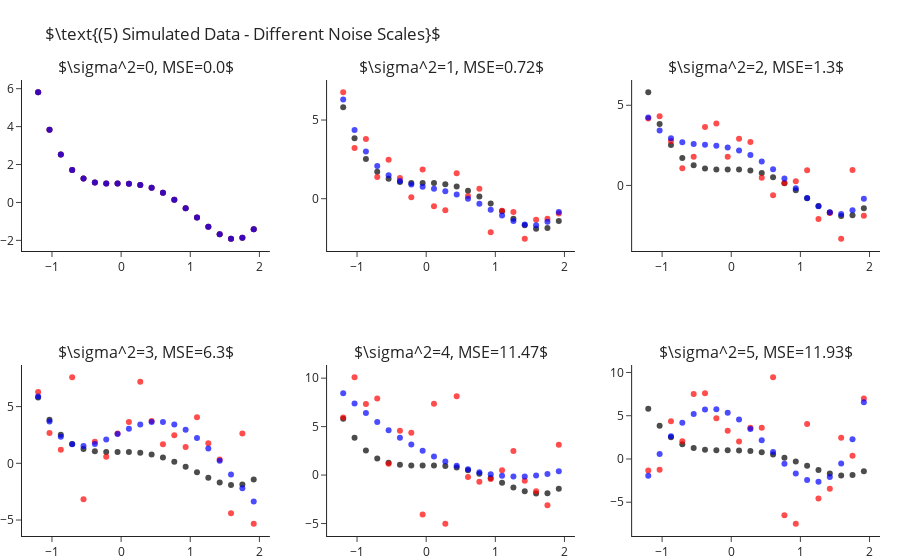

The notebook cell saved with this chart:
### Markdown cell above
How is it that we are able to fit "better" models for $k$s larger than the true one? As we increase $k$ we enable the model
more "degrees of freedom" to try and adapt itself to the observed data. The higher $k$ the more the learner will "go after
the noise" and miss the real signal of the data. In other words, what we have just observed is what is known as **overfitting**.

Later in the course we will learn methods for detection and avoidance of overfitting.


## Fitting Polynomial Over Different Sample Noise Levels

Next, let us set $k=4$ (the true values) and study the outputted models when training over different noise levels. Though
we will only be changing the scale of the noise (i.e. the variance, $\sigma^2$), changing other properties such as its
distribution is interesting too. As we would expect, as we increase the scale of the noise our error increases. We can
observe this also in a visual manner, where the fitted polynomial (in blue) less and less resembles the actual model (in black).

### Code cell
scales = range(6)
fig = make_subplots(2, 3, subplot_titles=list(map(str, scales)))
for i, s in enumerate(scales):
    r,c = i//3+1, i%3+1
    
    y = y_ + np.random.normal(scale=s, size=len(y_))
    y_hat = make_pipeline(PolynomialFeatures(4), LinearRegression(fit_intercept=False)).fit(X, y).predict(X)

    fig.add_traces([go.Scatter(x=x, y=y_, mode="markers", name="Real Points",  marker=dict(color="black", opacity=.7), showlegend=False),
                    go.Scatter(x=x, y=y, mode="markers", name="Observed Points",  marker=dict(color="red", opacity=.7), showlegend=False),
                    go.Scatter(x=x, y=y_hat, mode="markers", name="Predicted Points",  marker=dict(color="blue", opacity=.7), showlegend=False)], rows=r, cols=c)
    fig["layout"]["annotations"][i]["text"] = rf"$\sigma^2={{0}}, MSE={{1}}$".format(s, round(np.mean((y-y_hat)**2), 2))

fig.update_layout(title=r"$\text{(5) Simulated Data - Different Noise Scales}$", margin=dict(t=80)).show()

### Figure 1 — Plotly figure (JSON) as saved in the notebook; plotly's stock layout.template omitted (floating-point values rounded to 4 significant figures)
{"data": [{"marker": {"color": "black", "opacity": 0.7}, "mode": "markers", "name": "Real Points", "showlegend": false, "type": "scatter", "x": [-1.2, -1.036, -0.8718, -0.7077, -0.5436, -0.3795, -0.2154, -0.05128, 0.1128, 0.2769, 0.441, 0.6051, 0.7692, 0.9333, 1.097, 1.262, 1.426, 1.59, 1.754, 1.918], "xaxis": "x", "y": [5.81, 3.838, 2.523, 1.709, 1.261, 1.058, 0.9989, 0.999, 0.9909, 0.9251, 0.769, 0.5078, 0.1439, -0.3028, -0.7951, -1.278, -1.68, -1.912, -1.866, -1.418], "yaxis": "y"}, {"marker": {"color": "red", "opacity": 0.7}, "mode": "markers", "name": "Observed Points", "showlegend": false, "type": "scatter", "x": [-1.2, -1.036, -0.8718, -0.7077, -0.5436, -0.3795, -0.2154, -0.05128, 0.1128, 0.2769, 0.441, 0.6051, 0.7692, 0.9333, 1.097, 1.262, 1.426, 1.59, 1.754, 1.918], "xaxis": "x", "y": [5.81, 3.838, 2.523, 1.709, 1.261, 1.058, 0.9989, 0.999, 0.9909, 0.9251, 0.769, 0.5078, 0.1439, -0.3028, -0.7951, -1.278, -1.68, -1.912, -1.866, -1.418], "yaxis": "y"}, {"marker": {"color": "blue", "opacity": 0.7}, "mode": "markers", "name": "Predicted Points", "showlegend": false, "type": "scatter", "x": [-1.2, -1.036, -0.8718, -0.7077, -0.5436, -0.3795, -0.2154, -0.05128, 0.1128, 0.2769, 0.441, 0.6051, 0.7692, 0.9333, 1.097, 1.262, 1.426, 1.59, 1.754, 1.918], "xaxis": "x", "y": [5.81, 3.838, 2.523, 1.709, 1.261, 1.058, 0.9989, 0.999, 0.9909, 0.9251, 0.769, 0.5078, 0.1439, -0.3028, -0.7951, -1.278, -1.68, -1.912, -1.866, -1.418], "yaxis": "y"}, {"marker": {"color": "black", "opacity": 0.7}, "mode": "markers", "name": "Real Points", "showlegend": false, "type": "scatter", "x": [-1.2, -1.036, -0.8718, -0.7077, -0.5436, -0.3795, -0.2154, -0.05128, 0.1128, 0.2769, 0.441, 0.6051, 0.7692, 0.9333, 1.097, 1.262, 1.426, 1.59, 1.754, 1.918], "xaxis": "x2", "y": [5.81, 3.838, 2.523, 1.709, 1.261, 1.058, 0.9989, 0.999, 0.9909, 0.9251, 0.769, 0.5078, 0.1439, -0.3028, -0.7951, -1.278, -1.68, -1.912, -1.866, -1.418], "yaxis": "y2"}, {"marker": {"color": "red", "opacity": 0.7}, "mode": "markers", "name": "Observed Points", "showlegend": false, "type": "scatter", "x": [-1.2, -1.036, -0.8718, -0.7077, -0.5436, -0.3795, -0.2154, -0.05128, 0.1128, 0.2769, 0.441, 0.6051, 0.7692, 0.9333, 1.097, 1.262, 1.426, 1.59, 1.754, 1.918], "xaxis": "x2", "y": [6.764, 3.226, 3.799, 1.382, 2.483, 1.314, 0.09462, 1.858, -0.4751, -0.7342, 1.614, 0.1686, 0.6391, -2.141, -0.7658, -0.8518, -2.543, -1.335, -1.281, -0.9478], "yaxis": "y2"}, {"marker": {"color": "blue", "opacity": 0.7}, "mode": "markers", "name": "Predicted Points", "showlegend": false, "type": "scatter", "x": [-1.2, -1.036, -0.8718, -0.7077, -0.5436, -0.3795, -0.2154, -0.05128, 0.1128, 0.2769, 0.441, 0.6051, 0.7692, 0.9333, 1.097, 1.262, 1.426, 1.59, 1.754, 1.918], "xaxis": "x2", "y": [6.311, 4.365, 2.997, 2.076, 1.486, 1.125, 0.9075, 0.7622, 0.6326, 0.4777, 0.271, 0.001224, -0.328, -0.6979, -1.075, -1.411, -1.642, -1.689, -1.459, -0.8443], "yaxis": "y2"}, {"marker": {"color": "black", "opacity": 0.7}, "mode": "markers", "name": "Real Points", "showlegend": false, "type": "scatter", "x": [-1.2, -1.036, -0.8718, -0.7077, -0.5436, -0.3795, -0.2154, -0.05128, 0.1128, 0.2769, 0.441, 0.6051, 0.7692, 0.9333, 1.097, 1.262, 1.426, 1.59, 1.754, 1.918], "xaxis": "x3", "y": [5.81, 3.838, 2.523, 1.709, 1.261, 1.058, 0.9989, 0.999, 0.9909, 0.9251, 0.769, 0.5078, 0.1439, -0.3028, -0.7951, -1.278, -1.68, -1.912, -1.866, -1.418], "yaxis": "y3"}, {"marker": {"color": "red", "opacity": 0.7}, "mode": "markers", "name": "Observed Points", "showlegend": false, "type": "scatter", "x": [-1.2, -1.036, -0.8718, -0.7077, -0.5436, -0.3795, -0.2154, -0.05128, 0.1128, 0.2769, 0.441, 0.6051, 0.7692, 0.9333, 1.097, 1.262, 1.426, 1.59, 1.754, 1.918], "xaxis": "x3", "y": [4.174, 4.314, 2.778, 1.077, 1.79, 3.639, 3.861, 1.791, 2.913, 2.71, 0.4838, -0.6034, 0.1452, 0.2669, 0.9482, -2.089, -1.72, -3.321, 0.9692, -1.897], "yaxis": "y3"}, {"marker": {"color": "blue", "opacity": 0.7}, "mode": "markers", "name": "Predicted Points", "showlegend": false, "type": "scatter", "x": [-1.2, -1.036, -0.8718, -0.7077, -0.5436, -0.3795, -0.2154, -0.05128, 0.1128, 0.2769, 0.441, 0.6051, 0.7692, 0.9333, 1.097, 1.262, 1.426, 1.59, 1.754, 1.918], "xaxis": "x3", "y": [4.238, 3.429, 2.951, 2.699, 2.585, 2.531, 2.476, 2.372, 2.185, 1.896, 1.5, 1.004, 0.4327, -0.1782, -0.7774, -1.3, -1.666, -1.782, -1.542, -0.823], "yaxis": "y3"}, {"marker": {"color": "black", "opacity": 0.7}, "mode": "markers", "name": "Real Points", "showlegend": false, "type": "scatter", "x": [-1.2, -1.036, -0.8718, -0.7077, -0.5436, -0.3795, -0.2154, -0.05128, 0.1128, 0.2769, 0.441, 0.6051, 0.7692, 0.9333, 1.097, 1.262, 1.426, 1.59, 1.754, 1.918], "xaxis": "x4", "y": [5.81, 3.838, 2.523, 1.709, 1.261, 1.058, 0.9989, 0.999, 0.9909, 0.9251, 0.769, 0.5078, 0.1439, -0.3028, -0.7951, -1.278, -1.68, -1.912, -1.866, -1.418], "yaxis": "y4"}, {"marker": {"color": "red", "opacity": 0.7}, "mode": "markers", "name": "Observed Points", "showlegend": false, "type": "scatter", "x": [-1.2, -1.036, -0.8718, -0.7077, -0.5436, -0.3795, -0.2154, -0.05128, 0.1128, 0.2769, 0.441, 0.6051, 0.7692, 0.9333, 1.097, 1.262, 1.426, 1.59, 1.754, 1.918], "xaxis": "x4", "y": [6.294, 2.664, 1.192, 7.583, -3.175, 1.903, 0.5724, 2.634, 3.649, 7.186, 3.735, 1.671, 2.465, 1.428, 4.052, 1.759, 0.3358, -4.406, 2.633, -5.323], "yaxis": "y4"}, {"marker": {"color": "blue", "opacity": 0.7}, "mode": "markers", "name": "Predicted Points", "showlegend": false, "type": "scatter", "x": [-1.2, -1.036, -0.8718, -0.7077, -0.5436, -0.3795, -0.2154, -0.05128, 0.1128, 0.2769, 0.441, 0.6051, 0.7692, 0.9333, 1.097, 1.262, 1.426, 1.59, 1.754, 1.918], "xaxis": "x4", "y": [5.889, 3.682, 2.344, 1.68, 1.519, 1.704, 2.098, 2.58, 3.051, 3.426, 3.642, 3.65, 3.423, 2.949, 2.238, 1.313, 0.2193, -0.9811, -2.208, -3.364], "yaxis": "y4"}, {"marker": {"color": "black", "opacity": 0.7}, "mode": "markers", "name": "Real Points", "showlegend": false, "type": "scatter", "x": [-1.2, -1.036, -0.8718, -0.7077, -0.5436, -0.3795, -0.2154, -0.05128, 0.1128, 0.2769, 0.441, 0.6051, 0.7692, 0.9333, 1.097, 1.262, 1.426, 1.59, 1.754, 1.918], "xaxis": "x5", "y": [5.81, 3.838, 2.523, 1.709, 1.261, 1.058, 0.9989, 0.999, 0.9909, 0.9251, 0.769, 0.5078, 0.1439, -0.3028, -0.7951, -1.278, -1.68, -1.912, -1.866, -1.418], "yaxis": "y5"}, {"marker": {"color": "red", "opacity": 0.7}, "mode": "markers", "name": "Observed Points", "showlegend": false, "type": "scatter", "x": [-1.2, -1.036, -0.8718, -0.7077, -0.5436, -0.3795, -0.2154, -0.05128, 0.1128, 0.2769, 0.441, 0.6051, 0.7692, 0.9333, 1.097, 1.262, 1.426, 1.59, 1.754, 1.918], "xaxis": "x5", "y": [5.928, 10.09, 7.328, 7.906, 1.177, 4.586, 4.363, -4.065, 7.356, -5.019, 8.127, -0.196, -0.6951, -0.4051, 0.4966, 2.475, -0.5912, -1.677, -3.116, 3.138], "yaxis": "y5"}, {"marker": {"color": "blue", "opacity": 0.7}, "mode": "markers", "name": "Predicted Points", "showlegend": false, "type": "scatter", "x": [-1.2, -1.036, -0.8718, -0.7077, -0.5436, -0.3795, -0.2154, -0.05128, 0.1128, 0.2769, 0.441, 0.6051, 0.7692, 0.9333, 1.097, 1.262, 1.426, 1.59, 1.754, 1.918], "xaxis": "x5", "y": [8.448, 7.388, 6.401, 5.483, 4.635, 3.855, 3.143, 2.498, 1.92, 1.411, 0.97, 0.5992, 0.2996, 0.07304, -0.07831, -0.152, -0.1454, -0.05519, 0.1219, 0.3898], "yaxis": "y5"}, {"marker": {"color": "black", "opacity": 0.7}, "mode": "markers", "name": "Real Points", "showlegend": false, "type": "scatter", "x": [-1.2, -1.036, -0.8718, -0.7077, -0.5436, -0.3795, -0.2154, -0.05128, 0.1128, 0.2769, 0.441, 0.6051, 0.7692, 0.9333, 1.097, 1.262, 1.426, 1.59, 1.754, 1.918], "xaxis": "x6", "y": [5.81, 3.838, 2.523, 1.709, 1.261, 1.058, 0.9989, 0.999, 0.9909, 0.9251, 0.769, 0.5078, 0.1439, -0.3028, -0.7951, -1.278, -1.68, -1.912, -1.866, -1.418], "yaxis": "y6"}, {"marker": {"color": "red", "opacity": 0.7}, "mode": "markers", "name": "Observed Points", "showlegend": false, "type": "scatter", "x": [-1.2, -1.036, -0.8718, -0.7077, -0.5436, -0.3795, -0.2154, -0.05128, 0.1128, 0.2769, 0.441, 0.6051, 0.7692, 0.9333, 1.097, 1.262, 1.426, 1.59, 1.754, 1.918], "xaxis": "x6", "y": [-1.323, -1.249, 4.37, 2.042, 7.523, 7.588, 4.706, 3.257, 2.022, 3.6, 3.605, 9.443, -6.515, -7.483, 4.054, -4.557, -3.456, 2.44, 0.3648, 6.992], "yaxis": "y6"}, {"marker": {"color": "blue", "opacity": 0.7}, "mode": "markers", "name": "Predicted Points", "showlegend": false, "type": "scatter", "x": [-1.2, -1.036, -0.8718, -0.7077, -0.5436, -0.3795, -0.2154, -0.05128, 0.1128, 0.2769, 0.441, 0.6051, 0.7692, 0.9333, 1.097, 1.262, 1.426, 1.59, 1.754, 1.918], "xaxis": "x6", "y": [-1.937, 0.5851, 2.632, 4.175, 5.201, 5.718, 5.751, 5.342, 4.553, 3.463, 2.171, 0.7924, -0.539, -1.671, -2.432, -2.634, -2.07, -0.5146, 2.276, 6.562], "yaxis": "y6"}], "layout": {"annotations": [{"font": {"size": 16}, "showarrow": false, "text": "$\\sigma^2=0, MSE=0.0$", "x": 0.1444, "xanchor": "center", "xref": "paper", "y": 1, "yanchor": "bottom", "yref": "paper"}, {"font": {"size": 16}, "showarrow": false, "text": "$\\sigma^2=1, MSE=0.72$", "x": 0.5, "xanchor": "center", "xref": "paper", "y": 1, "yanchor": "bottom", "yref": "paper"}, {"font": {"size": 16}, "showarrow": false, "text": "$\\sigma^2=2, MSE=1.3$", "x": 0.8556, "xanchor": "center", "xref": "paper", "y": 1, "yanchor": "bottom", "yref": "paper"}, {"font": {"size": 16}, "showarrow": false, "text": "$\\sigma^2=3, MSE=6.3$", "x": 0.1444, "xanchor": "center", "xref": "paper", "y": 0.375, "yanchor": "bottom", "yref": "paper"}, {"font": {"size": 16}, "showarrow": false, "text": "$\\sigma^2=4, MSE=11.47$", "x": 0.5, "xanchor": "center", "xref": "paper", "y": 0.375, "yanchor": "bottom", "yref": "paper"}, {"font": {"size": 16}, "showarrow": false, "text": "$\\sigma^2=5, MSE=11.93$", "x": 0.8556, "xanchor": "center", "xref": "paper", "y": 0.375, "yanchor": "bottom", "yref": "paper"}], "margin": {"t": 80}, "title": {"text": "$\\text{(5) Simulated Data - Different Noise Scales}$"}, "xaxis": {"anchor": "y", "domain": [0, 0.2889]}, "xaxis2": {"anchor": "y2", "domain": [0.3556, 0.6444]}, "xaxis3": {"anchor": "y3", "domain": [0.7111, 1]}, "xaxis4": {"anchor": "y4", "domain": [0, 0.2889]}, "xaxis5": {"anchor": "y5", "domain": [0.3556, 0.6444]}, "xaxis6": {"anchor": "y6", "domain": [0.7111, 1]}, "yaxis": {"anchor": "x", "domain": [0.625, 1]}, "yaxis2": {"anchor": "x2", "domain": [0.625, 1]}, "yaxis3": {"anchor": "x3", "domain": [0.625, 1]}, "yaxis4": {"anchor": "x4", "domain": [0, 0.375]}, "yaxis5": {"anchor": "x5", "domain": [0, 0.375]}, "yaxis6": {"anchor": "x6", "domain": [0, 0.375]}}}
